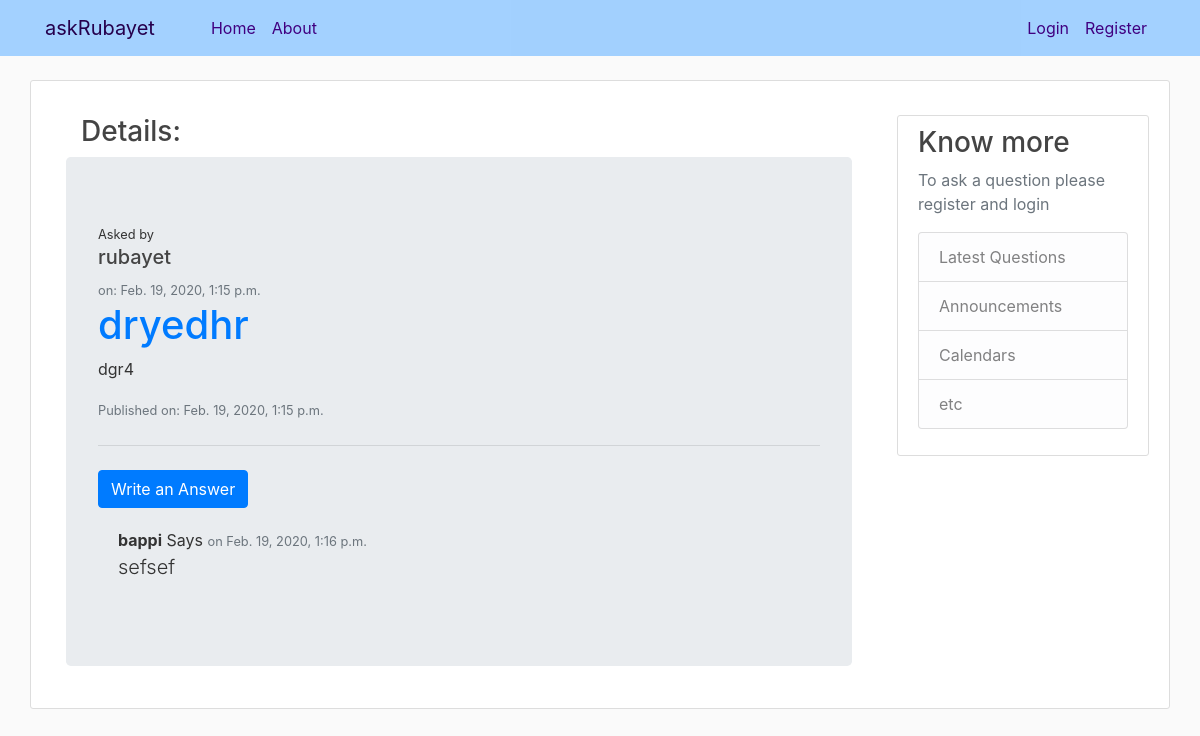
The app's page /question/21/ with its own data.
### ask/models.py (models this page shows, shortened)
class Question(models.Model):
    author                  = models.ForeignKey(settings.AUTH_USER_MODEL, on_delete=models.CASCADE)
    title                   = models.CharField(max_length=300)
    optional_description    = models.TextField(blank=True, null=True)
    created_date            = models.DateTimeField(default=timezone.now)
    published_date          = models.DateTimeField(blank=True, null=True)

class Answer(models.Model):
    question            = models.ForeignKey('ask.question', on_delete=models.CASCADE, related_name='answer')
    author              = models.ForeignKey(settings.AUTH_USER_MODEL, on_delete=models.CASCADE)
    text                = models.TextField()
    created_date        = models.DateTimeField(default=timezone.now)
    approved_answer     = models.BooleanField(default=False)

### ask/views.py (the view)
# urls.py: path('question/<int:pk>/', views.question_detail, name = 'question_detail'),
def question_detail(request, pk):
    question = get_object_or_404(Question, pk=pk)
    return render(request, 'ask/question_detail.html', {'question': question})

### ask/templates/ask/question_detail.html (shortened to what this page needs)
{% extends "ask/base.html" %}
{% block content %}
<div class="container">
  <h3 class="container">Details:</h3>
  <div class="jumbotron">
    <small>Asked by</small>
    {% if question.author.first_name %}
      <h5>{{ question.author.first_name }}</h5>
    {% else %}
      <h5>{{ question.author }}</h5>
    {% endif %}
    <small class="text-muted"> on: {{ question.created_date }}</small>
    <h1 class="display-5"><a href="{% url 'question_detail' pk=question.pk %}">{{ question.title }}</a></h1>
    <p>{{ question.optional_description|linebreaksbr }}</p>
    {% if question.published_date %}
      <small class="text-muted">Published on: {{ question.published_date }}</small>
    {% endif %}
    {% if question.published_date %}
      <hr class="my-4">
      <a class="btn btn-primary" href="{% url 'add_answer_to_que' pk=question.pk %}">
        Write an Answer</a>
      {% for ans in question.answer.all %}
        {% if user.is_authenticated or ans.approved_answer %}
        <div class="answer">
          <strong>{{ ans.author }}</strong> Says
          <small class="text-muted">on {{ ans.created_date }} </small>
          <p class="lead">{{ ans.text }}</p>
        </div>
        {% endif %}
      {% endfor %}
    {% endif %}
  </div>
</div>
{% endblock content %}

### ask/static/ask/main.css (style rules this page uses)
body { background: #fafafa; color: #333333; margin-top: 5rem; }
div { text-align: justify; }
h1, h2, h3, h4, h5, h6 { color: #444444; }
.answer { margin: 20px 0px 20px 20px; }

### records on screen
Question: author "rubayet", created_date "Feb. 19, 2020, 1:15 p.m.", title "dryedhr", optional_description "dgr4", published_date "Feb. 19, 2020, 1:15 p.m."
Answer: author "bappi", created_date "Feb. 19, 2020, 1:16 p.m.", text "sefsef"
